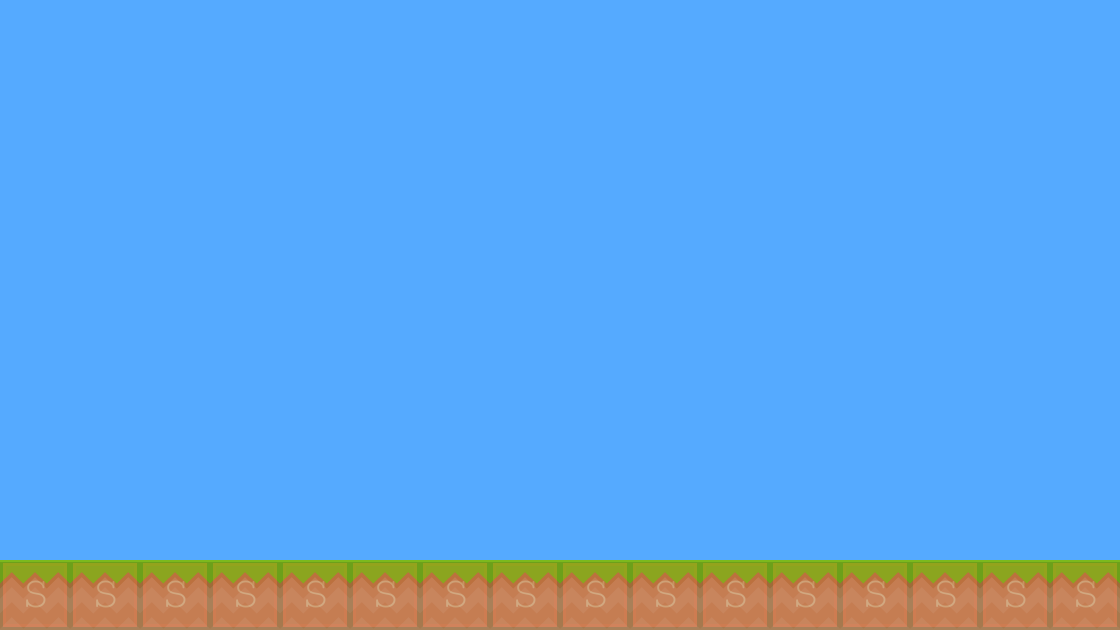

A level layout from a 2D game, rendered from its tile map. Below: a short description, then the map file with tile-grid data replaced by summaries:
An orthogonal 16x9 tile map with 70x70 px tiles, 2 tile layers (background, collision), 2 tilesets.

<map version="1.0" orientation="orthogonal" renderorder="right-down" width="16" height="9" tilewidth="70" tileheight="70" backgroundcolor="#55aaff">
 <tileset firstgid="1" name="background-tiles" tilewidth="70" tileheight="70">
  <image source="../../Mario Files/data/img/background-tiles.png" width="910" height="910" />
 </tileset>
 <tileset firstgid="170" name="meta-tiles" tilewidth="70" tileheight="70">
  <image source="meta-tiles.png" width="350" height="70" />
  <tile id="4">
   <properties>
    <property name="type" value="solid" />
   </properties>
  </tile>
 </tileset>
 <layer name="background" width="16" height="9">
  <data>[144 cells, 16 non-empty, 1 distinct tile ids]</data>
 </layer>
 <layer name="collision" width="16" height="9" opacity="0.16">
  <properties>
   <property name="type" value="solid" />
  </properties>
  <data>[144 cells, 16 non-empty, 1 distinct tile ids]</data>
 </layer>
</map>
